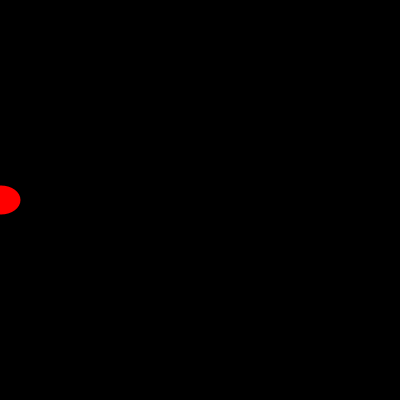
Frame 1 (no input)
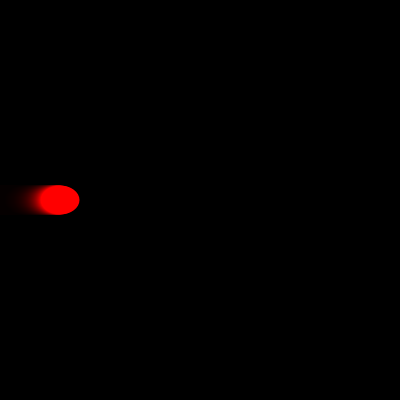
Frame 60 (the mouse pressed at the canvas centre just before this capture)
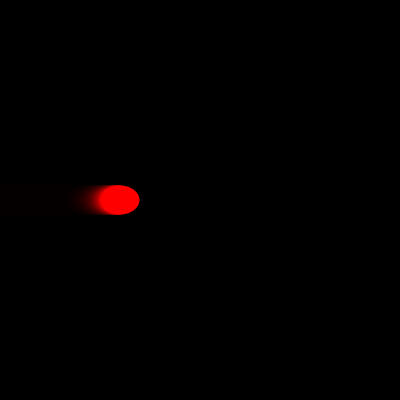
Frame 120 (the mouse held since frame 60 and released just before this capture)

The Processing sketch that drew these frames (run headless with seeded random() and noise(); from frame 60 on, the mouse is pressed at the canvas centre):

// Processing sketch: processing_137619
// ── processing_137619.pde

//Copyright Christopher Henley

float x,y,dx,wd,ht;
color bgColor,ellipseColor;

void setup(){
  size(400,400);
  background (0);
  x=0;
  y=height/2;
  wd=39;
  ht=29;
  dx=1;
  
  bgColor=color(0,25);
  ellipseColor=color(255,0,0);
  noStroke();
}

void draw(){
  prepareWindow();
  moveEllipse();
  drawEllipse();
}

void prepareWindow(){
  fill(bgColor);
  rect(0,0,width,height);
}

void drawEllipse(){
  fill(ellipseColor);
  ellipse(x,y,wd,ht);
}

void moveEllipse(){
  x+=dx;
  if (x>(width-wd/2)){
    dx=-1;
  }
  else if (x<wd/2){
    dx=1;
  }
}
